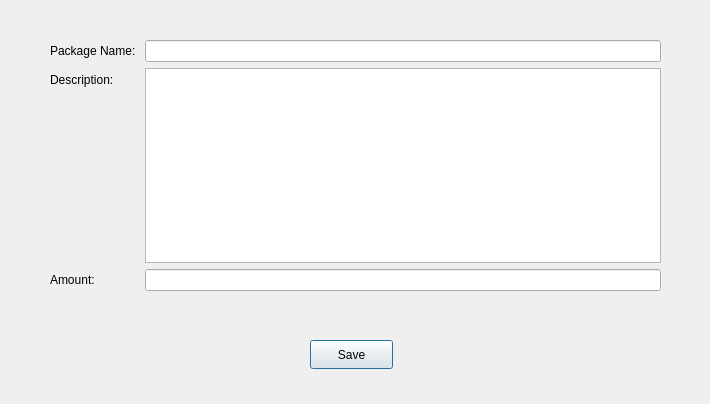
<?xml version="1.0" encoding="UTF-8"?>
<ui version="4.0">
 <class>AddPackage</class>
 <widget class="QDialog" name="AddPackage">
  <property name="geometry">
   <rect>
    <x>0</x>
    <y>0</y>
    <width>710</width>
    <height>404</height>
   </rect>
  </property>
  <property name="windowTitle">
   <string>AddPackage</string>
  </property>
  <widget class="QWidget" name="formLayoutWidget">
   <property name="geometry">
    <rect>
     <x>50</x>
     <y>40</y>
     <width>611</width>
     <height>251</height>
    </rect>
   </property>
   <layout class="QFormLayout" name="formLayout">
    <item row="0" column="0">
     <widget class="QLabel" name="txtPackageName">
      <property name="text">
       <string>Package Name: </string>
      </property>
     </widget>
    </item>
    <item row="0" column="1">
     <widget class="QLineEdit" name="PackageName"/>
    </item>
    <item row="1" column="0">
     <widget class="QLabel" name="txtDescription">
      <property name="text">
       <string>Description:</string>
      </property>
     </widget>
    </item>
    <item row="1" column="1">
     <widget class="QTextEdit" name="Description"/>
    </item>
    <item row="2" column="0">
     <widget class="QLabel" name="txtAmount">
      <property name="text">
       <string>Amount: </string>
      </property>
     </widget>
    </item>
    <item row="2" column="1">
     <widget class="QLineEdit" name="Amount"/>
    </item>
   </layout>
  </widget>
  <widget class="QPushButton" name="SaveButton">
   <property name="geometry">
    <rect>
     <x>310</x>
     <y>340</y>
     <width>83</width>
     <height>29</height>
    </rect>
   </property>
   <property name="text">
    <string>Save</string>
   </property>
  </widget>
 </widget>
 <resources/>
 <connections/>
</ui>
